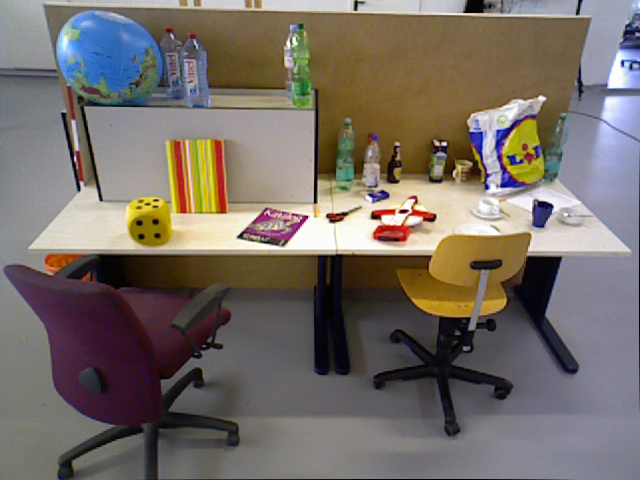
%> input picture sol08/rgb/1341847980.722988.png, 640 x 480 px
$ octave ex08.m   (GNU Octave 9; MATLAB toolbox functions it lacks are replaced by stand-ins)
%> lines starting %> are read from the running program, lines starting %| are printed output that depends on the picture
### sol08/imreadbw.m
function I = imreadbw(file)
%> called with file = 'rgb/1341847980.722988.png'
I=im2double(imread(file)) ;

if(size(I,3) > 1)
  I = rgb2gray( I ) ;
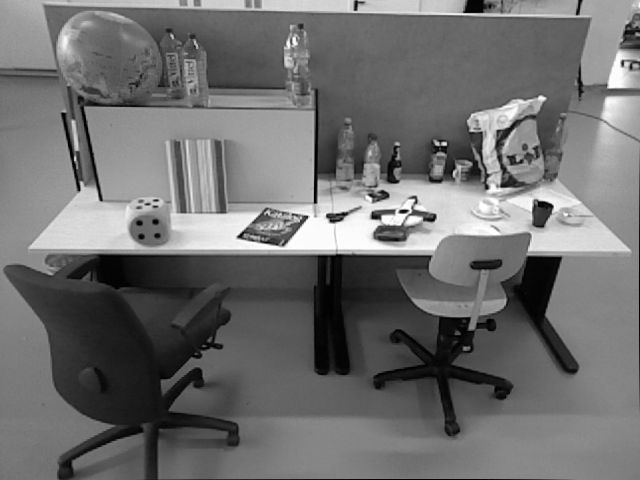
%> I: size 480x640 double; min 0, max 0.997, mean 0.437
end

### sol08/ex08.m
% Direct Image Alignment
% Code by R. Maier, J. Engel

% select dataset
dataset = 2;
% 1 = fr1/xyz:
% expected result approximately  -0.0018    0.0065    0.0369   -0.0287   -0.0184   -0.0004
% 2 = fr3/long_office_household:
% expected result approximately  0.2979   -0.0106    0.0452   -0.0041   -0.0993   -0.0421

% use numeric/analytic derivatives (true=numeric, false=analytic)
useNumeric = false;%true;

% load dataset
% c是图片信息，d是深度信息
if (dataset == 1)
    % camera intrinsics
    K = [517.3 0 318.6;	0 516.5 255.3; 0 0 1];
    % first pair of input frames
    c1 = double(imreadbw('rgb/1305031102.275326.png'));
    c2 = double(imreadbw('rgb/1305031102.175304.png'));
    d1 = double(imread('depth/1305031102.262886.png'))/5000;
    d2 = double(imread('depth/1305031102.160407.png'))/5000;
else
    % camera intrinsics
    K = [ 535.4  0 320.1;	0 539.2 247.6; 0 0 1];
    % second pair of input frames
    c1 = double(imreadbw('rgb/1341847980.722988.png'));
    %c1 = double(imreadbw('rgb/1341847980.722988_broken.png'));
    c2 = double(imreadbw('rgb/1341847982.998783.png'));
%> call 2 of imreadbw, with file = 'rgb/1341847982.998783.png'
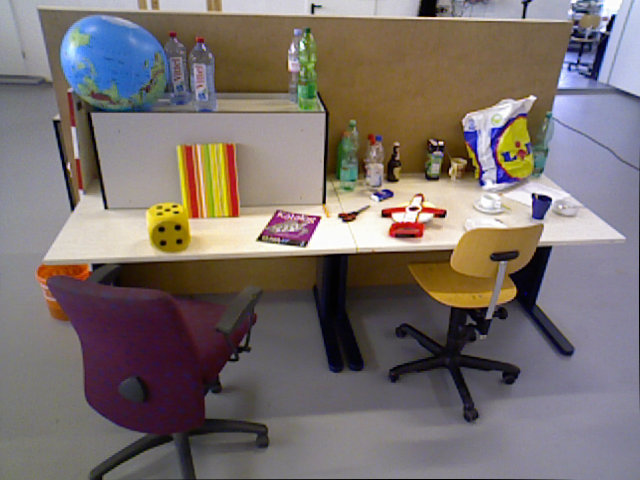
%> input picture sol08/rgb/1341847982.998783.png, 640 x 480 px
%> in imreadbw (call 2), `I = rgb2gray( I ) ;`:
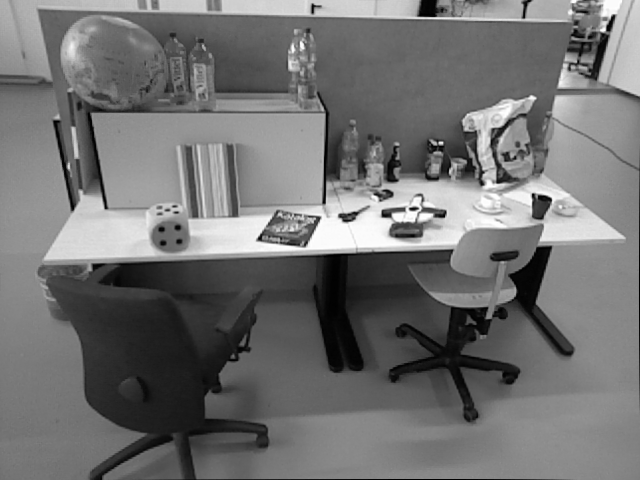
%> I: size 480x640 double; min 0, max 0.997, mean 0.448
%> (the run ends here)
